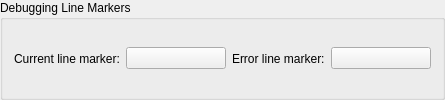
    <widget class="QGroupBox" name="groupBox_2">
     <property name="title">
      <string>Debugging Line Markers</string>
     </property>
     <layout class="QHBoxLayout" name="_8">
      <item>
       <widget class="QLabel" name="TextLabel3_2_2">
        <property name="text">
         <string>Current line marker:</string>
        </property>
       </widget>
      </item>
      <item>
       <widget class="QPushButton" name="currentLineMarkerButton">
        <property name="minimumSize">
         <size>
          <width>100</width>
          <height>0</height>
         </size>
        </property>
        <property name="toolTip">
         <string>Select the colour for the current line marker.</string>
        </property>
        <property name="text">
         <string/>
        </property>
       </widget>
      </item>
      <item>
       <widget class="QLabel" name="TextLabel4_2_2">
        <property name="text">
         <string>Error line marker:</string>
        </property>
       </widget>
      </item>
      <item>
       <widget class="QPushButton" name="errorMarkerButton">
        <property name="minimumSize">
         <size>
          <width>100</width>
          <height>0</height>
         </size>
        </property>
        <property name="toolTip">
         <string>Select the colour for the error line marker.</string>
        </property>
        <property name="text">
         <string/>
        </property>
       </widget>
      </item>
     </layout>
    </widget>
